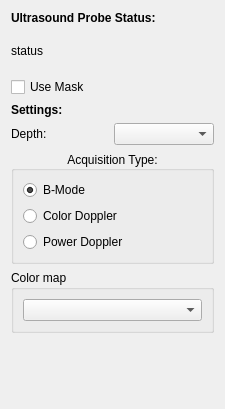
<?xml version="1.0" encoding="UTF-8"?>
<ui version="4.0">
 <class>UsProbeObjectSettingsWidget</class>
 <widget class="QWidget" name="UsProbeObjectSettingsWidget">
  <property name="geometry">
   <rect>
    <x>0</x>
    <y>0</y>
    <width>225</width>
    <height>409</height>
   </rect>
  </property>
  <property name="windowTitle">
   <string>Form</string>
  </property>
  <layout class="QVBoxLayout" name="verticalLayout_4">
   <item>
    <layout class="QVBoxLayout" name="verticalLayout">
     <item>
      <widget class="QLabel" name="probeStatusDescriptionLabel">
       <property name="font">
        <font>
         <weight>75</weight>
         <italic>false</italic>
         <bold>true</bold>
        </font>
       </property>
       <property name="text">
        <string>Ultrasound Probe Status:</string>
       </property>
      </widget>
     </item>
     <item>
      <widget class="QLabel" name="probeStatusLabel">
       <property name="minimumSize">
        <size>
         <width>170</width>
         <height>40</height>
        </size>
       </property>
       <property name="text">
        <string>status</string>
       </property>
      </widget>
     </item>
    </layout>
   </item>
   <item>
    <widget class="QCheckBox" name="useMaskCheckBox">
     <property name="text">
      <string>Use Mask</string>
     </property>
    </widget>
   </item>
   <item>
    <widget class="QLabel" name="settingsLabel">
     <property name="font">
      <font>
       <weight>75</weight>
       <bold>true</bold>
      </font>
     </property>
     <property name="text">
      <string>Settings:</string>
     </property>
    </widget>
   </item>
   <item>
    <layout class="QHBoxLayout" name="horizontalLayout">
     <item>
      <widget class="QLabel" name="depthLabel">
       <property name="text">
        <string>Depth:</string>
       </property>
      </widget>
     </item>
     <item>
      <spacer name="horizontalSpacer">
       <property name="orientation">
        <enum>Qt::Horizontal</enum>
       </property>
       <property name="sizeHint" stdset="0">
        <size>
         <width>40</width>
         <height>20</height>
        </size>
       </property>
      </spacer>
     </item>
     <item>
      <widget class="QComboBox" name="depthComboBox">
       <property name="minimumSize">
        <size>
         <width>100</width>
         <height>0</height>
        </size>
       </property>
      </widget>
     </item>
    </layout>
   </item>
   <item>
    <widget class="QGroupBox" name="acquisitionTypeGroupBox">
     <property name="minimumSize">
      <size>
       <width>170</width>
       <height>0</height>
      </size>
     </property>
     <property name="title">
      <string>Acquisition Type:</string>
     </property>
     <property name="alignment">
      <set>Qt::AlignCenter</set>
     </property>
     <property name="flat">
      <bool>false</bool>
     </property>
     <layout class="QVBoxLayout" name="verticalLayout_2">
      <item>
       <widget class="QRadioButton" name="bModeRadioButton">
        <property name="text">
         <string>B-Mode</string>
        </property>
        <property name="checked">
         <bool>true</bool>
        </property>
       </widget>
      </item>
      <item>
       <widget class="QRadioButton" name="colorDopplerRadioButton">
        <property name="text">
         <string>Color Doppler</string>
        </property>
       </widget>
      </item>
      <item>
       <widget class="QRadioButton" name="powerDopplerRadioButton">
        <property name="text">
         <string>Power Doppler</string>
        </property>
       </widget>
      </item>
     </layout>
    </widget>
   </item>
   <item>
    <widget class="QGroupBox" name="colorMapGroupBox">
     <property name="title">
      <string>Color map</string>
     </property>
     <layout class="QVBoxLayout" name="verticalLayout_3">
      <item>
       <widget class="QComboBox" name="colorMapComboBox"/>
      </item>
     </layout>
    </widget>
   </item>
   <item>
    <spacer name="verticalSpacer">
     <property name="orientation">
      <enum>Qt::Vertical</enum>
     </property>
     <property name="sizeHint" stdset="0">
      <size>
       <width>20</width>
       <height>1</height>
      </size>
     </property>
    </spacer>
   </item>
  </layout>
 </widget>
 <resources/>
 <connections>
  <connection>
   <sender>bModeRadioButton</sender>
   <signal>clicked()</signal>
   <receiver>UsProbeObjectSettingsWidget</receiver>
   <slot>BModeRadioButtonClicked()</slot>
   <hints>
    <hint type="sourcelabel">
     <x>102</x>
     <y>201</y>
    </hint>
    <hint type="destinationlabel">
     <x>98</x>
     <y>154</y>
    </hint>
   </hints>
  </connection>
  <connection>
   <sender>colorDopplerRadioButton</sender>
   <signal>clicked()</signal>
   <receiver>UsProbeObjectSettingsWidget</receiver>
   <slot>ColorDopplerRadioButtonClicked()</slot>
   <hints>
    <hint type="sourcelabel">
     <x>102</x>
     <y>229</y>
    </hint>
    <hint type="destinationlabel">
     <x>98</x>
     <y>154</y>
    </hint>
   </hints>
  </connection>
  <connection>
   <sender>powerDopplerRadioButton</sender>
   <signal>clicked()</signal>
   <receiver>UsProbeObjectSettingsWidget</receiver>
   <slot>PowerDopplerRadioButtonClicked()</slot>
   <hints>
    <hint type="sourcelabel">
     <x>102</x>
     <y>257</y>
    </hint>
    <hint type="destinationlabel">
     <x>98</x>
     <y>154</y>
    </hint>
   </hints>
  </connection>
  <connection>
   <sender>depthComboBox</sender>
   <signal>currentIndexChanged(int)</signal>
   <receiver>UsProbeObjectSettingsWidget</receiver>
   <slot>DepthComboBoxSelectionChanged(int)</slot>
   <hints>
    <hint type="sourcelabel">
     <x>136</x>
     <y>145</y>
    </hint>
    <hint type="destinationlabel">
     <x>98</x>
     <y>154</y>
    </hint>
   </hints>
  </connection>
 </connections>
 <slots>
  <slot>ShowIn3DCheckBoxToggled(bool)</slot>
  <slot>DepthComboBoxSelectionChanged(int)</slot>
  <slot>BModeRadioButtonClicked()</slot>
  <slot>ColorDopplerRadioButtonClicked()</slot>
  <slot>PowerDopplerRadioButtonClicked()</slot>
 </slots>
</ui>
